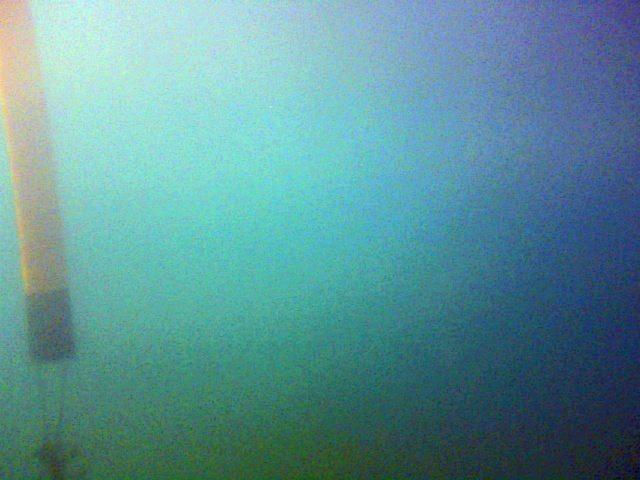
#> input picture camera_tracking/output.jpg, 640 x 480 px
$ python -i util.py   (imports and definitions only)   (Python 2 division)   (older library calls are emulated)
#> lines starting #> are read from the running program, lines starting #| are printed output that depends on the picture; after the words box and inside, x2 and y2 are one past the last pixel; in counts of white or black regions, pixels touching at a corner belong together
#> further down, picture is the input picture: shape (480, 640, 3); mean B, G, R 151.7, 145.9, 92.6
import numpy as np
import cv2
import sys
import Queue
import threading
import matlab.engine


# openCV will only work with Numpy Arrays
# the three item represented in HSV (Hue, Saturation, and Value)
ORANGE = { 'lower': np.array([5, 100, 50],np.uint8),  'upper': np.array([15, 230, 255],np.uint8) };
BLUE = { 'lower': np.array([110, 100, 50],np.uint8),  'upper': np.array([130, 230, 255],np.uint8) };
GREEN = { 'lower': np.array([65, 100, 50],np.uint8),  'upper': np.array([100, 230, 255],np.uint8) };
YELLOW = { 'lower': np.array([25, 155, 100],np.uint8),  'upper': np.array([45, 240, 200], np.uint8) };
INREMENT_VALUE = 5
ALLCOLORS = { 'lower': np.array([0, 00, 00],np.uint8),  'upper': np.array([255, 255, 255],np.uint8) };

def long_range_orange():
    return LONG_RANGE_ORANGE

def orange():
    return ORANGE

def all_colors():
    return ALLCOLORS

KMEANS_FLAG = cv2.KMEANS_RANDOM_CENTERS

KMEANS_CRITERIA = (cv2.TERM_CRITERIA_EPS + cv2.TERM_CRITERIA_MAX_ITER, 10, 1.0)

KMEANS_ATTEMPTS = 10

# Minimum distance between the centers of the detected circles (in pixels)
MIN_DIST = 1

MARGIN_FROM_CENTER = 150

# initiate matlab engine
# [1 line that did not run here, left out]


def getCenter(points):
    ret, labels, center = cv2.kmeans(points, 1, KMEANS_CRITERIA, KMEANS_ATTEMPTS, 0)
    return center[0]


# [55 lines left out: functions isCentered, findLargestAreaCircle, parse_letter, detectColor, not called in this run]

def findContours(image):
    # Frame capture need to be in gray scale in order to threshold image
    grayscale = cv2.cvtColor(image, cv2.COLOR_BGR2GRAY)
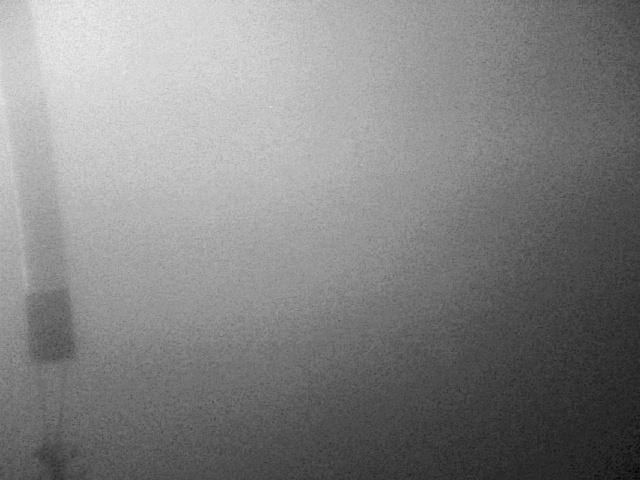
#> grayscale: shape (480, 640); min 3, max 239, mean 130.6


    # Paramaters:
    # 1. source image
    # 2. threshold value: Pixels greater than 127 will converted to black 255
    #                  Pixels less than 127 will converted to white
    # 3. Max color value 255 black
    # 4. Amount of channels in the image. Grayscale image only has one channel or color intensity.
    # Returns threshold-ed imaga
    ret,thresh = cv2.threshold(grayscale,80,255,0)
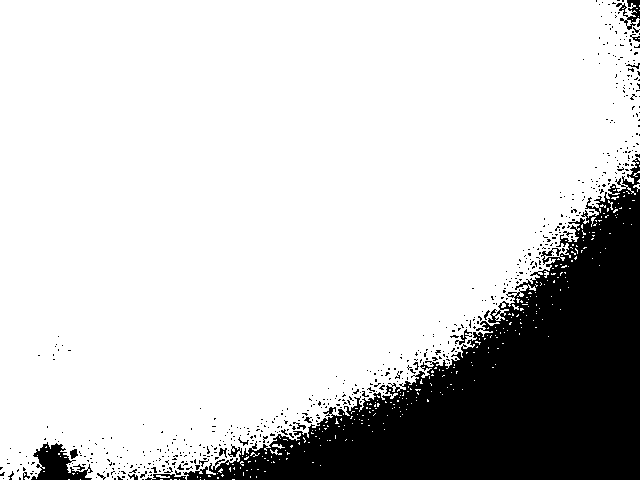
#> thresh: shape (480, 640); 80.6% white; 595 black regions (573 under 20 px)


    # Parameters:
    # 1. source image
    # 2. Contour retrieval mode used
    # 3. Contour approximation method used
    # Returns a list contour object. A contour object contain info on each point that make up the contour
    contours,hierarchy = cv2.findContours(thresh, cv2.RETR_TREE, cv2.CHAIN_APPROX_NONE)
#> contours = 992 contours, 947 with area under 20; largest, box (x1, y1, x2, y2) and area: (0, 0, 640, 480) 247390, (458, 328, 473, 346) 94, (227, 445, 241, 458) 82, (69, 448, 79, 460) 68, (618, 2, 629, 18) 67

    return contours

# [46 lines left out: functions distFromCenter, colorCalibrate, calibrate, histogramStrenching, not called in this run]

>>> import cv2
>>> picture = cv2.imread('../output.jpg')
>>> result = findContours(picture)
#> result has the same summary as contours in findContours
